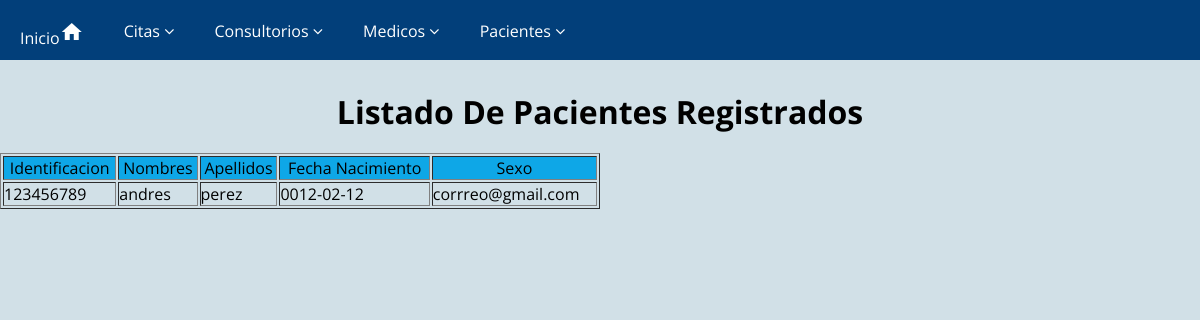
The app's page /listar_pacientes.php with its own data.
### tables this page shows
CREATE TABLE `pacientes` (
  `idPaciente` int(11) NOT NULL,
  `pacIdentificacion` char(15) NOT NULL,
  `pacNombres` varchar(60) NOT NULL,
  `PacApellidos` varchar(50) NOT NULL,
  `PacFechaNacimiento` date NOT NULL,
  `PacSexo` varchar(50) NOT NULL
);

### listar_pacientes.php (the view, shortened to what this page needs)
<?php
require "configuracion/conexionBaseDatos.php";
$objConexion = new mysqli($host, $user, $password, $baseDatos);
$sql="SELECT * FROM pacientes";
$resultado=$objConexion->query($sql);
?>
<!DOCTYPE html>
<html>
<head>
	<link rel="stylesheet" type="text/css" href="theme/css/estilo_registro.css">
	<link rel="stylesheet" type="text/css" href="theme/css/style.css" media="all"/>
	<link rel="stylesheet" href="https://cdnjs.cloudflare.com/ajax/libs/font-awesome/4.7.0/css/font-awesome.min.css">
</head>
<body>
<header>
	<ul>
		<li><a href="index.html">Inicio<i class="material-icons">home</i></a></li>
		<li><a href="">Citas <i class="fa fa-angle-down" aria-hidden="true"></i> </a>
		</li>
		<li><a href="">Consultorios <i class="fa fa-angle-down" aria-hidden="true"></i></a>
		</li>
		<li><a href="">Medicos <i class="fa fa-angle-down" aria-hidden="true"></i></a>
		</li>
		<li><a href="">Pacientes <i class="fa fa-angle-down" aria-hidden="true"></i></a>
		</li>
	</ul>
	</header>
<h1 align="center">Listado De Pacientes Registrados</h1>
<table width="50%" border="1" align="center" >
	<tr align="center" bgcolor="#0EA7E7">
		<td>Identificacion</td>
		<td>Nombres</td>
		<td>Apellidos</td>
		<td>Fecha Nacimiento</td>
		<td>Sexo</td>
	</tr>
	<?php
	while ($datos=$resultado->fetch_array())
	{
		?>
		<tr>
			<td><?php echo $datos['pacIdentificacion']?></td>
			<td><?php echo $datos['pacNombres']?></td>
			<td><?php echo $datos['PacApellidos']?></td>
			<td><?php echo $datos['PacFechaNacimiento']?></td>
			<td><?php echo $datos['PacSexo']?></td>
		</tr>
		<?php
	}
	?>
</table>
</body>
</html>

### theme/css/estilo_registro.css (style rules this page uses)
* { padding: 0; margin: 0; font-family: 'Open Sans', sans-serif }
header { width: auto; height: 60px; background:#023F7A; display: flex; justify-content: flex-start; }
header ul { display: flex; list-style: none; }
header ul li a { display: block; padding: 20px 20px; color:#fff; text-decoration: none; }

### theme/css/style.css (style rules this page uses)
body { background-color:#D1E0E7; background-size: cover; padding:0px 0px 0px 0px; font-family: 'Open Sans', sans-serif; font-size: 100%; }

### records on screen
pacientes: pacIdentificacion "123456789", pacNombres "andres", PacApellidos "perez", PacFechaNacimiento "0012-02-12", PacSexo "corrreo@gmail.com"
